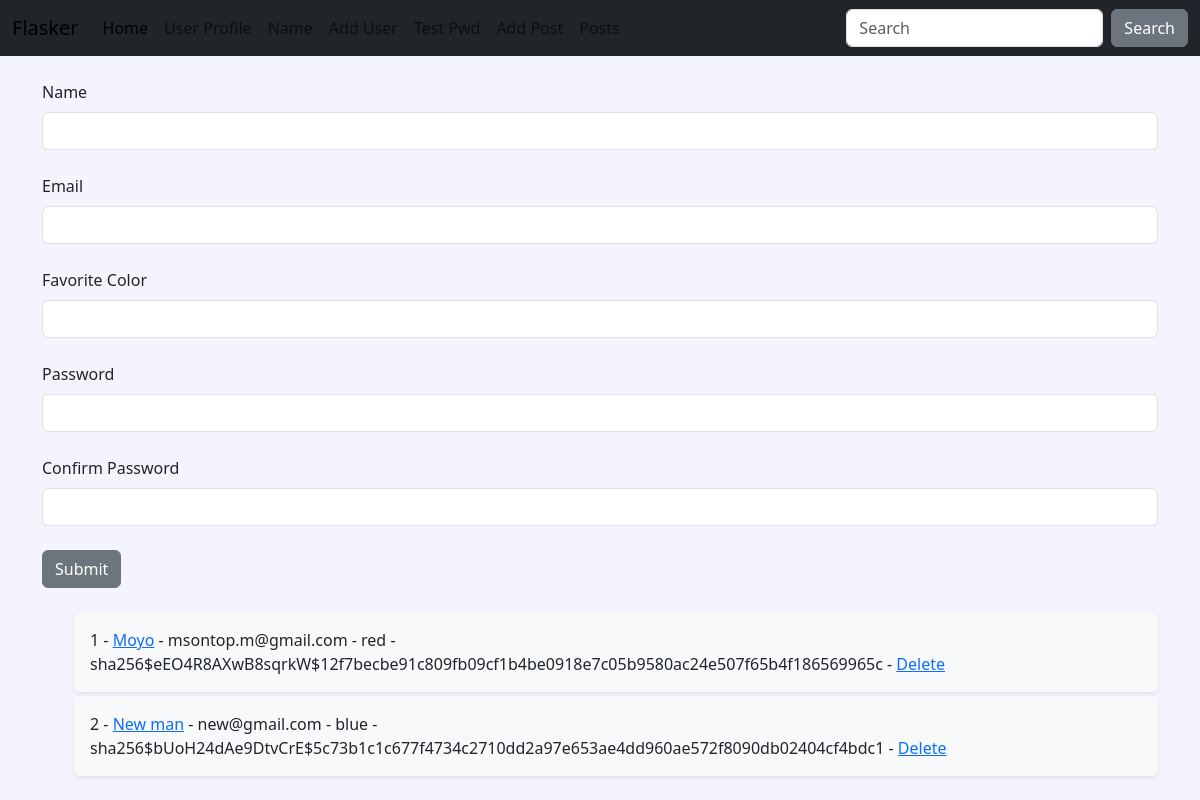
Screenshot of /user/add with the database file from the repository.
### hello.py (models this page shows, shortened)
class Users(db.Model):
    id = db.Column(db.Integer, primary_key=True)
    name = db.Column(db.String(200), nullable=False)
    email = db.Column(db.String(200), nullable=False, unique=True)
    favorite_color = db.Column(db.String(120))
    date_added = db.Column(db.DateTime, default=datetime.utcnow)
    password_hash = db.Column(db.String(128))
    @property
    def password(self):
        raise AttributeError('Password is not a readable attr!')

### hello.py (the view, shortened to what this page needs)
@app.route('/user/add', methods=['GET', 'POST'])
def add_user():
    name = None
    form = UserFrom()
    our_users=Users.query.order_by(Users.date_added)
    return render_template('add_user.html',
                           form=form,
                           name=name,
                           our_users=our_users)

### hello.py
class UserFrom(FlaskForm):
    name = StringField('Name', validators=[DataRequired()])
    email = StringField('Email', validators=[DataRequired()])
    favorite_color = StringField('Favorite Color')
    password_hash = PasswordField('Password', validators=[DataRequired(), EqualTo('password_hash2', message='password must match!')])
    password_hash2 = PasswordField('Confirm Password', validators=[DataRequired()])
    submit = SubmitField('Submit')

### templates/add_user.html (shortened to what this page needs)
{% extends 'base.html' %}
{% block content%}
{% if name %}
<h1>User Added!</h1>
<br/>
<ul style="list-style-type: none;">
    {% for our_user in our_users %}
    <div class="shadow-sm p-3 mb-1 bg-body-tertiary rounded">
        <li>{{ our_user.id }} - <a href="{{ url_for('update', id=our_user.id) }}">{{ our_user.name }}</a> - {{ our_user.email }} - {{ our_user.favorite_color }} - {{ our_user.password_hash }} - <a href="{{ url_for('delete', id=our_user.id) }}">Delete</a></li>
    </div>
    {% endfor %}
</ul>
{% else %}
<form method="POST">
    {{ form.name.label(class="form-label") }}
    {{ form.name(class="form-control") }}
    <br />
    {{ form.email.label(class="form-label") }}
    {{ form.email(class="form-control") }}
    <br />
    {{ form.favorite_color.label(class="form-label") }}
    {{ form.favorite_color(class="form-control") }}
    <br />
    {{ form.password_hash.label(class="form-label") }}
    {{ form.password_hash(class="form-control") }}
    <br />
    {{ form.password_hash2.label(class="form-label") }}
    {{ form.password_hash2(class="form-control") }}
    <br />
    {{ form.submit(class="btn btn-secondary") }}
</form>
<br/>
<ul style="list-style-type: none;">
    {% for our_user in our_users %}
    <div class="shadow-sm p-3 mb-1 bg-body-tertiary rounded">
        <li>{{ our_user.id }} - <a href="{{ url_for('update', id=our_user.id) }}">{{ our_user.name }}</a> - {{ our_user.email }} - {{ our_user.favorite_color }} - {{ our_user.password_hash }} - <a href="{{ url_for('delete', id=our_user.id) }}">Delete</a></li>
    </div>
    {% endfor %}
</ul>
{% endif %}
{% endblock %}

### static/css/style.css (style rules this page uses)
body { background-color: #f4f4ff; }

### rows the page displays
Users: id "1", name "Moyo", email "msontop.m@gmail.com", favorite_color "red", password_hash "sha256$eEO4R8AXwB8sqrkW$12f7becbe91c809fb09cf1b4be0918e7c05b9580ac24e507f65b4f186569965c"
Users: id "2", name "New man", email "new@gmail.com", favorite_color "blue", password_hash "sha256$bUoH24dAe9DtvCrE$5c73b1c1c677f4734c2710dd2a97e653ae4dd960ae572f8090db02404cf4bdc1"
